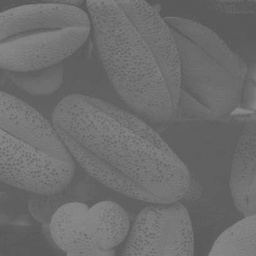
#> input picture contrast_stretching_original.jpg, 256 x 256 px, shrunk from 408 x 408 before the run
$ python 'hybrid_contrast _stretching_perm.py'
#> lines starting #> are read from the running program, lines starting #| are printed output that depends on the picture
import numpy as np
from PIL import Image

stoch_bits = 4
stoch = int(2**stoch_bits)


def fsm_jk_flip_flop(current_state, j, k):
    if current_state == 0:
        # return 0, 0 if j == 0 else 1, 0
        if j == 0:
            return 0, 0
        else:
            return 1, 0
    else:
        # return 1, 1 if k == 0 else 0, 1
        if k == 0:
            return 1, 1
        else:
            return 0, 1


def load_image(infilename):
#> called with infilename = 'contrast_stretching_original.jpg'
    img = Image.open(infilename)
#> img is the input picture: PIL image 256x256 RGB; min 85, max 138, mean 109
    img.load()
    # note signed integer
    return np.asarray(img, dtype="int32")


def save_image(data, outfilename):
    img = Image.fromarray(np.asarray(np.clip(data, 0, 255), dtype="uint8"), "L")
    img.save(outfilename)


def linear_gain(r, c, d):
    return (r - c) * (255 // stoch * stoch) / (d - c)


if __name__ == '__main__':

    infilename = 'contrast_stretching_original.jpg'
    outfilename = 'perm_CS_S3_' + str(stoch_bits) + '_stochastic_bits.jpg'
    image = load_image(infilename)
    image = image[..., 0]
    image_conv = (image // stoch) * stoch
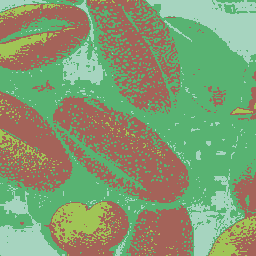
#> image_conv: shape (256, 256) int32; 4 distinct labels, from 80 to 128; one colour per label, 0 black
    image_stoch = image % stoch
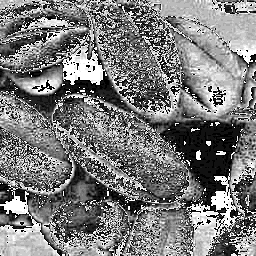
#> image_stoch: shape (256, 256) int32; min 0, max 15, mean 7.22; drawn with min black and max white

    # conventional part
    c = np.amin(image_conv)
#> c = 80
    d = np.amax(image_conv)
#> d = 128
    output_image_conv = np.zeros(image.shape)

    for i in range(output_image_conv.shape[0]):
        for j in range(output_image_conv.shape[1]):
            output_image_conv[i, j] = linear_gain(image_conv[i, j], c, d)
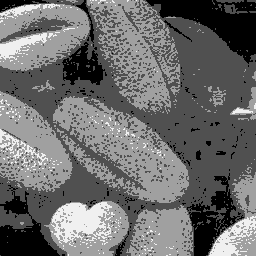
#> output_image_conv: shape (256, 256) float64; min 0, max 240, mean 109

    # stochastic part

    # image SN generation
    Is = np.zeros((*image.shape, stoch), dtype='uint8')
    for i in range(Is.shape[0]):
        for j in range(Is.shape[1]):
            Is[i, j] = np.random.permutation(stoch)

    a = np.amin(image_stoch)
#> a = 0
    b = np.amax(image_stoch)
#> b = 15
    Is_a = np.less(Is, a)
    Is_b = np.less(Is, b)
    Is_x = (Is < image_stoch[..., np.newaxis])

    J = np.logical_and(Is_x, np.logical_not(Is_a))
    K = np.logical_and(np.logical_not(Is_x), Is_b)

    output_image_stoch = np.zeros(J.shape, dtype='uint8')
    current_state = np.zeros(J.shape, dtype='uint8')

    for i in range(output_image_stoch.shape[0]):
        for j in range(output_image_stoch.shape[1]):
            for k in range(output_image_stoch.shape[2]):
                if k == 0:
                    current_state[i, j, k], output_image_stoch[i, j, k] = fsm_jk_flip_flop(np.random.randint(0, 2),
                                                                                           J[i, j, k],
                                                                                           K[i, j, k])
                else:
                    current_state[i, j, k], output_image_stoch[i, j, k] = fsm_jk_flip_flop(current_state[i, j, k - 1],
                                                                                           J[i, j, k],
                                                                                           K[i, j, k])
    output_image_stoch = np.mean(output_image_stoch, axis=-1) * (stoch - 1)
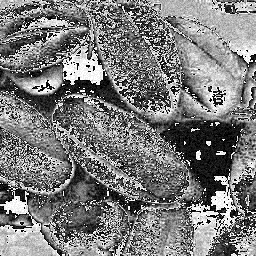
#> output_image_stoch: shape (256, 256) float64; min 0, max 15, mean 7.24; drawn with min black and max white

    save_image(output_image_conv + output_image_stoch, outfilename)
